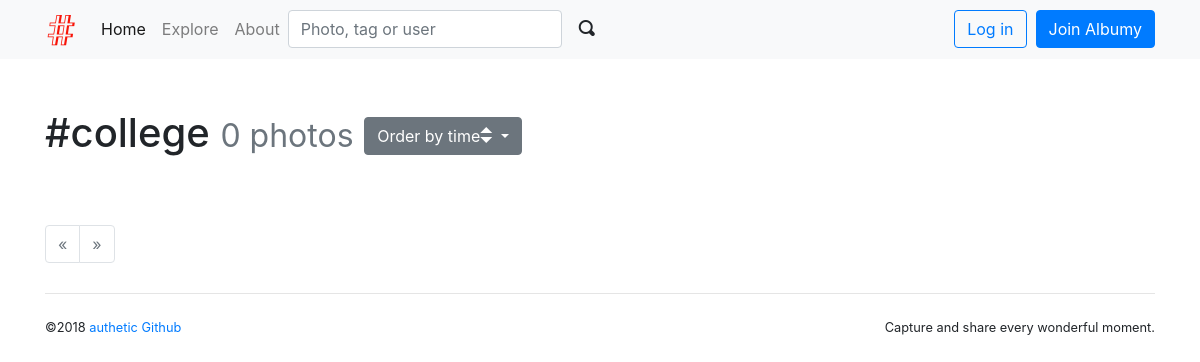
Page /tag/2 on the earlier database version.
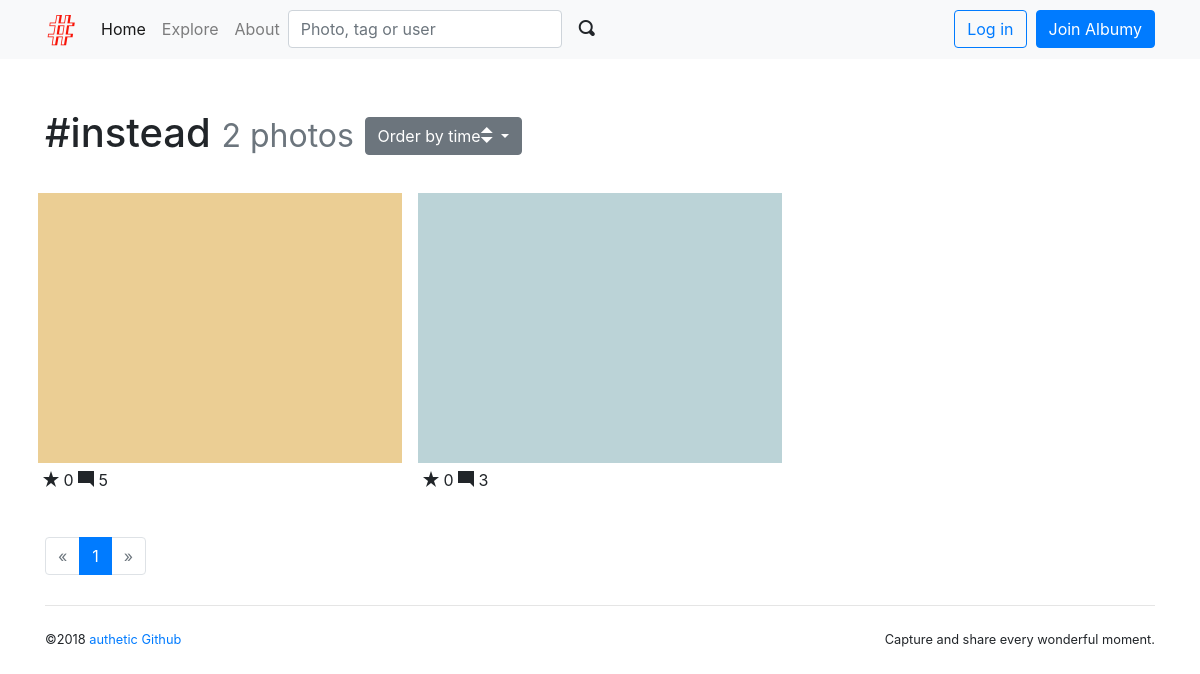
Same page on the later database version.
### albumy/models.py (models this page shows)
@whooshee.register_model('name')
class Tag(db.Model):
    id = db.Column(db.Integer, primary_key=True)
    name = db.Column(db.String(30), index=True)
    photos = db.relationship('Photo', secondary=tagging, back_populates='tags')

@whooshee.register_model('description')
class Photo(db.Model):
    id = db.Column(db.Integer, primary_key=True)
    description = db.Column(db.String(500))
    filename = db.Column(db.String(64))
    filename_s = db.Column(db.String(64))
    filename_m = db.Column(db.String(64))
    timestamp = db.Column(db.DateTime, default=datetime.utcnow)
    flag = db.Column(db.Integer, default=0)
    author_id = db.Column(db.Integer, db.ForeignKey('user.id'))
    author = db.relationship('User', back_populates='photos')
    tags = db.relationship('Tag', secondary=tagging, back_populates='photos')
    collectors = db.relationship('Collect', back_populates='collected', cascade='all')

### albumy/blueprints/main.py (the view)
@main_bp.route('/tag/<int:tag_id>', defaults={'order':'by_time'})
@main_bp.route('/tag/<int:tag_id>/<order>')
def show_tag(tag_id, order):
    tag = Tag.query.get_or_404(tag_id)
    page = request.args.get('page', 1, type=int)
    per_page = current_app.config['ALBUMY_PHOTO_PER_PAGE']
    order_rule = 'time'
    pagination = Photo.query.with_parent(tag).order_by(Photo.timestamp.desc()).paginate(page, per_page)
    photos = pagination.items
    if order == 'by_collects':
        photos.sort(key=lambda x:len(x.collectors), reverse=True)
        order_rule = 'collects'
    return render_template('main/tag.html', tag=tag, pagination=pagination, photos=photos, order_rule=
                           order_rule)

### albumy/__init__.py (called while the page is built)
def register_template_context(app):
    @app.context_processor
    def make_template_context():
        if current_user.is_authenticated:
            notification_count = Notification.query.with_parent(current_user).filter_by(is_read=False).count()
        else:
            notification_count = None
        return dict(notification_count=notification_count)

### albumy/extensions.py (called while the page is built)
    def can(self, permission_name):
        return False

### albumy/templates/main/tag.html (shortened to what this page needs)
{% extends 'base.html' %}
{% from 'bootstrap/pagination.html' import render_pagination %}
{% from 'macros.html' import photo_card with context %}
{% block content %}
    <div class="page-header">
    <h1>#{{ tag.name }}
        <small class="text-muted">{{ tag.photos|length }} photos</small>
        <span class="dropdown">
            <button class="btn btn-secondary dropdown-toggle" type="button" id="dropdownMenuButton" data-toggle="dropdown" aria-haspopup="true" aria-expanded="false">
            Order by {{ order_rule }}<span class="oi oi-elevator"></span>
            </button>
        </span>
    </h1>
    </div>
    <div class="row">
        {% for photo in photos %}
        {{ photo_card(photo) }}
        {% endfor %}
    </div>
    <div class="page-footer">
        {{ render_pagination(pagination, align='center') }}
    </div>
{% endblock %}

### albumy/templates/base.html (shortened to what this page needs)
<!DOCTYPE html>
<html lang="en">
<head>
    {% block styles %}
        <link rel="stylesheet" href="{{ url_for('static', filename='css/bootstrap.min.css') }}">
        <link rel="stylesheet" href="{{ url_for('static', filename='open-iconic/font/css/open-iconic-bootstrap.css') }}">
        <link rel="stylesheet" href="{{ url_for('static', filename='css/style.css') }}">
    {% endblock %}
</head>
<body>
    {% block navbar %}
        <nav class="navbar navbar-expand-lg navbar-light bg-light">
            <div class="container">
              <a class="navbar-brand" href="{{ url_for('main.index') }}">
                  <img src="{{ url_for('static', filename='favicon.ico') }}" alt="Albumy">
              </a>
              <div class="collapse navbar-collapse" id="navbarSupportedContent">
                <div class="navbar-nav mr-auto">
                    <ul class="navbar-nav">
                      <li class="nav-item active">
                        <a class="nav-link" href="{{ url_for('main.index') }}">Home <span class="sr-only">(current)</span></a>
                      </li>
                      <li class="nav-item">
                        <a class="nav-link" href="{{ url_for('main.explore') }}">Explore</a>
                      </li>
                      <li class="nav-item">
                          <a class="nav-link" href="{{ url_for('main.about') }}">About</a>
                      </li>
                    </ul>
                    <form class="form-inline my-2 my-lg-0" action="{{ url_for('main.search') }}">
                      <input class="form-control mr-sm-1" type="search" name="q"
                             placeholder="Photo, tag or user" required aria-label="Search">
                      <button class="btn btn-light my-2 my-sm-0" type="submit">
                        <span class="oi oi-magnifying-glass"></span>
                      </button>
                    </form>
                </div>
                <div class="navbar-nav ml-auto">
                    {% if current_user.is_authenticated %}
                        <a class="nav-item nav-link" href="{{ url_for('main.show_notifications', filter=
                                'unread')}}">
                            <span class="oi oi-bell"></span>
                             <span id="notification-badge"
                              class="{% if notification_count == 0 %}hide{% endif %} badge badge-danger badge-notification"
                              data-href="{{ url_for('ajax.notifications_count') }}">{{ notification_count }}</span>
                        </a>
                        <a class="nav-item nav-link" href="{{ url_for('main.upload') }}" title="Upload">
                            <span class="oi oi-cloud-upload"></span>&nbsp;&nbsp;
                        </a>
                        <div class="dropdown nav-item">
                            <a href="#" class="nav-link dropdown-toggle" data-toggle="dropdown" role="button" aria-expanded="false">
                                <img class="avatar-xs" src="{{ url_for('main.get_avatar', filename=current_user.avatar_s) }}">
                                <span class="caret"></span>
                            </a>
                            <div class="dropdown-menu dropdown-menu-right" role="menu">
                                <h6 class="dropdown-header">Logged in as {{ current_user.username }}</h6>
                                <a class="dropdown-item" href="{{ url_for('user.index', username=current_user.username) }}">
                                    <span class="oi oi-person"></span> My Home
                                </a>
                                <div class="dropdown-divider"></div>
                                <a class="dropdown-item" href="{{ url_for('user.privacy_setting') }}">
                                    <span class="oi oi-cog"></span> Settings
                                </a>
                                {% if current_user.can('MODERATE') %}
                                    <a class="dropdown-item" href="{{ url_for('admin.index') }}">
                                        <span class="oi oi-dashboard"></span> Dashboard
                                    </a>
                                {% endif %}
                                <a class="dropdown-item" href="{{ url_for('auth.logout') }}">
                                    <span class="oi oi-power-standby"></span> Logout
                                </a>
                            </div>
                        </div>
                    {% else %}
                        <a class="btn btn-outline-primary" href="{{ url_for('auth.login') }}">Log in</a>&nbsp;&nbsp;
                        <a class="btn btn-primary" href="{{ url_for('auth.register') }}">Join Albumy</a>
                    {% endif %}
                </div>
              </div>
            </div>
        </nav>
    {% endblock %}
    <main>
        <div class="container">
            {% block content %}
            {% endblock %}
            {% block footer %}
                <footer>
                    <p class="float-left">
                        <small>&copy;2018
                            <a href="https://cnblogs/authetic">authetic</a>
                            <a href="https://github.com/authetic-x" title="Follow me on Github">Github</a>
                        </small>
                    </p>
                    <p class="float-right">
                        <small>Capture and share every wonderful moment.</small>
                    </p>
                </footer>
            {% endblock %}
        </div>
    </main>
</body>
</html>

### albumy/templates/macros.html (shortened to what this page needs)
{% macro photo_card(photo) %}
    <div class="photo-card card">
        <a class="card-thumbnail" href="{{ url_for('main.show_photo',
                photo_id=photo.id)}}">
            <img class="card-img-top portrait" src="{{ url_for('main.get_image',
                    filename=photo.filename_s) }}">
        </a>
        <div class="card-body">
            <span class="oi oi-star"></span>
            {{ photo.collectors|length }}
            <span class="oi oi-comment-square"></span>
            {{ photo.comments|length }}
        </div>
    </div>
{% endmacro %}

### albumy/static/css/style.css (style rules this page uses)
.page-header { padding-top: 20px; padding-bottom: 20px; }
.page-footer { padding-top: 40px; }
nav { margin-bottom: 30px; }
footer { margin: 30px 0; padding: 20px 0; border-top: 1px solid #e5e5e5; }
.photo-card { float: left; width: 33.333%; padding: 0.5rem 0.5rem 0 0.5rem; border: 0; }
.photo-card .card-body { padding: 5px; }
.card-thumbnail { position: relative; width: auto; height: 20em; overflow: hidden; }
.card-thumbnail img { position: absolute; left: 50%; top: 50%; height: 100%; width: auto; -webkit-transform: translate(-50%, -50%); -ms-transform: translate(-50%, -50%); transform: translate(-50%, -50%); }
.card-thumbnail img.portrait { width: 100%; height: auto; }
@media (max-width: 1280px) { .card-thumbnail { height: 270px; } }

Differences in the rows shown:
changed Tag: name "college" → "instead"
now on this page (row edited): Photo: filename_s (picture), collectors|length "0", comments|length "5"
now on this page (row edited): Photo: filename_s (picture), collectors|length "0", comments|length "3"
Other differences:
{{ tag.photos|length }}: "0" → "2"
{{ render_pagination(pagination, align='center') }}: "« »" → "« 1 »"
